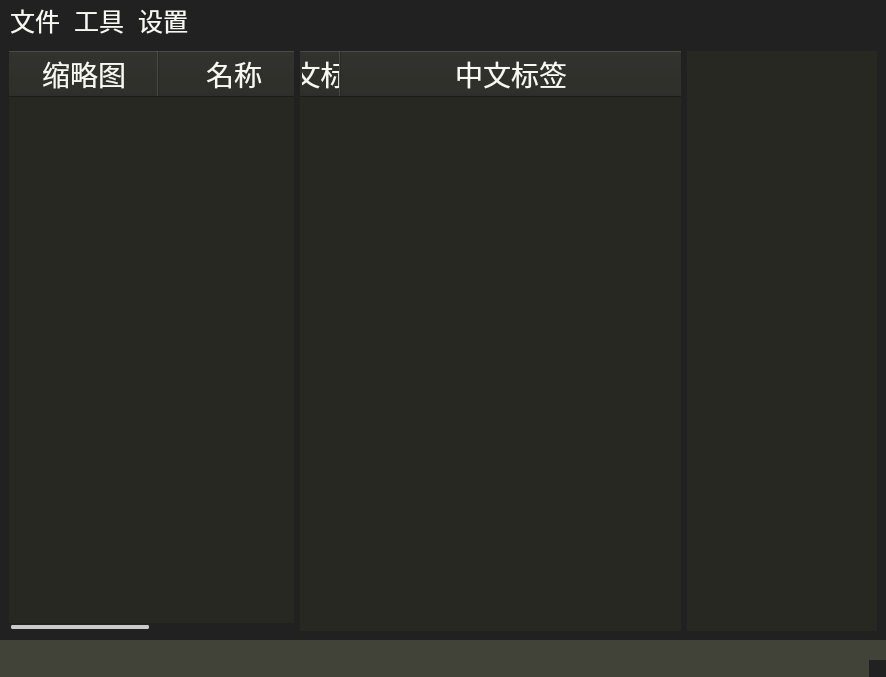
<?xml version="1.0" encoding="UTF-8"?>
<ui version="4.0">
 <class>mainWindow</class>
 <widget class="QMainWindow" name="mainWindow">
  <property name="geometry">
   <rect>
    <x>0</x>
    <y>0</y>
    <width>886</width>
    <height>677</height>
   </rect>
  </property>
  <property name="windowTitle">
   <string>标签编辑器</string>
  </property>
  <property name="styleSheet">
   <string notr="true">* {
	font-family:&quot;KaiTi&quot;;
	font-size:28px;
	color: #F8F8F2;
}

*::item:hover {
    background-color: #474844;
}
*::item:selected {
    background-color: #75715E;
}
/* 背景 */
QWidget {
    background-color: #202120;
}
/* list */
QListWidget {
	background-color: #272822;
	border: none;
}
QListWidget::item {
	padding: 5px;
}
/* table */
QTableWidget {
	background-color: #272822;
	border: none;
}
QTableWidget::item {
	
}
/* table:表头 */
QHeaderView::section {
	background-color: #272822;
}
/* 按钮 */
QPushButton {
	background-color: #75715e;
}
QPushButton:hover {
    background-color: #8d8871;
}
QPushButton:selected {
    background-color: #8d8871;
}
/* 多页Tab */
QTabBar::tab {
	background-color: #34352f;
	margin-right:1px;
	margin-left:1px;
	width:150px;
}
QTabBar::tab:selected {
	background-color: #272822;
}
QTabWidget::pane{
	border:none;
}
/* 状态条 */
QStatusBar {
	background-color: #414339;
}
/* 菜单栏 */
QMenuBar, QMenu {
	font-family:&quot;SimHei&quot;;
	font-size:25px;
	color: #F8F8F2;
}
QMenuBar::item:disabled, QMenu::item:disabled {
    color: #4c4d4b;
}
/* 滑动条 */
QScrollBar:disabled {
    background: #272822;
}
QScrollBar:vertical {
    width: 8px;
}
QScrollBar:horizontal {
    height: 8px;
}
QScrollBar::handle { 
    padding: 0;
    margin: 2px;
    border-radius: 2px;
    border: 2px solid palette(midlight);
    background: palette(midlight);
}
QScrollBar::handle:vertical {
    min-height: 20px;
    min-width: 0px;
}
QScrollBar::handle:horizontal {
    min-width: 20px;
    min-height: 0px;
}
QScrollBar::handle:hover {
    border-color: palette(light);
    background: palette(light);
}
QScrollBar::handle:pressed {
    background: palette(highlight);
    border-color: palette(highlight);
}
QScrollBar::add-line , QScrollBar::sub-line {
    height: 0px;
    border: 0px;
}
QScrollBar::up-arrow, QScrollBar::down-arrow {
    border: 0px;
    width: 0px;
    height: 0px;
}
QScrollBar::add-page, QScrollBar::sub-page {
    background: none;
}</string>
  </property>
  <widget class="QWidget" name="centralwidget">
   <layout class="QVBoxLayout" name="verticalLayout">
    <item>
     <layout class="QHBoxLayout" name="horizontalLayout" stretch="3,4,2">
      <item>
       <widget class="QTableWidget" name="imageTable">
        <property name="editTriggers">
         <set>QAbstractItemView::NoEditTriggers</set>
        </property>
        <property name="selectionMode">
         <enum>QAbstractItemView::SingleSelection</enum>
        </property>
        <property name="selectionBehavior">
         <enum>QAbstractItemView::SelectRows</enum>
        </property>
        <attribute name="horizontalHeaderCascadingSectionResizes">
         <bool>false</bool>
        </attribute>
        <attribute name="horizontalHeaderMinimumSectionSize">
         <number>50</number>
        </attribute>
        <attribute name="horizontalHeaderDefaultSectionSize">
         <number>150</number>
        </attribute>
        <attribute name="horizontalHeaderStretchLastSection">
         <bool>true</bool>
        </attribute>
        <attribute name="verticalHeaderVisible">
         <bool>false</bool>
        </attribute>
        <attribute name="verticalHeaderMinimumSectionSize">
         <number>150</number>
        </attribute>
        <attribute name="verticalHeaderDefaultSectionSize">
         <number>150</number>
        </attribute>
        <attribute name="verticalHeaderHighlightSections">
         <bool>false</bool>
        </attribute>
        <column>
         <property name="text">
          <string>缩略图</string>
         </property>
        </column>
        <column>
         <property name="text">
          <string>名称</string>
         </property>
        </column>
       </widget>
      </item>
      <item>
       <widget class="QTableWidget" name="tagTable">
        <property name="editTriggers">
         <set>QAbstractItemView::DoubleClicked|QAbstractItemView::EditKeyPressed</set>
        </property>
        <attribute name="horizontalHeaderCascadingSectionResizes">
         <bool>true</bool>
        </attribute>
        <attribute name="horizontalHeaderMinimumSectionSize">
         <number>10</number>
        </attribute>
        <attribute name="horizontalHeaderDefaultSectionSize">
         <number>10</number>
        </attribute>
        <attribute name="horizontalHeaderShowSortIndicator" stdset="0">
         <bool>true</bool>
        </attribute>
        <attribute name="horizontalHeaderStretchLastSection">
         <bool>true</bool>
        </attribute>
        <attribute name="verticalHeaderVisible">
         <bool>false</bool>
        </attribute>
        <attribute name="verticalHeaderHighlightSections">
         <bool>false</bool>
        </attribute>
        <column>
         <property name="text">
          <string>英文标签</string>
         </property>
        </column>
        <column>
         <property name="text">
          <string>中文标签</string>
         </property>
        </column>
       </widget>
      </item>
      <item>
       <widget class="QListWidget" name="copyList"/>
      </item>
     </layout>
    </item>
   </layout>
  </widget>
  <widget class="QMenuBar" name="menubar">
   <property name="geometry">
    <rect>
     <x>0</x>
     <y>0</y>
     <width>886</width>
     <height>31</height>
    </rect>
   </property>
   <widget class="QMenu" name="File">
    <property name="focusPolicy">
     <enum>Qt::NoFocus</enum>
    </property>
    <property name="contextMenuPolicy">
     <enum>Qt::DefaultContextMenu</enum>
    </property>
    <property name="title">
     <string>文件</string>
    </property>
    <addaction name="openFile"/>
    <addaction name="saveFile"/>
   </widget>
   <widget class="QMenu" name="Utils">
    <property name="title">
     <string>工具</string>
    </property>
    <addaction name="openFilter"/>
    <addaction name="openWorkingFlow"/>
    <addaction name="batchOperation"/>
   </widget>
   <widget class="QMenu" name="Settings">
    <property name="title">
     <string>设置</string>
    </property>
    <widget class="QMenu" name="savemode">
     <property name="title">
      <string>保存模式</string>
     </property>
     <addaction name="oriorder_front"/>
     <addaction name="oriorder_behind"/>
     <addaction name="sortorder"/>
    </widget>
    <addaction name="savemode"/>
    <addaction name="saveConfirm"/>
   </widget>
   <addaction name="File"/>
   <addaction name="Utils"/>
   <addaction name="Settings"/>
  </widget>
  <widget class="QStatusBar" name="statusbar"/>
  <action name="openFile">
   <property name="checkable">
    <bool>false</bool>
   </property>
   <property name="text">
    <string>打开文件夹</string>
   </property>
  </action>
  <action name="saveFile">
   <property name="enabled">
    <bool>false</bool>
   </property>
   <property name="text">
    <string>保存</string>
   </property>
  </action>
  <action name="keepOrder">
   <property name="checkable">
    <bool>true</bool>
   </property>
   <property name="checked">
    <bool>true</bool>
   </property>
   <property name="text">
    <string>保持原始顺序</string>
   </property>
  </action>
  <action name="sortOrder">
   <property name="checkable">
    <bool>true</bool>
   </property>
   <property name="text">
    <string>按照字母排序</string>
   </property>
  </action>
  <action name="action_2">
   <property name="checkable">
    <bool>true</bool>
   </property>
   <property name="checked">
    <bool>true</bool>
   </property>
   <property name="text">
    <string>切换图片保存确认</string>
   </property>
  </action>
  <action name="tagBlacklist">
   <property name="enabled">
    <bool>false</bool>
   </property>
   <property name="text">
    <string>黑名单</string>
   </property>
  </action>
  <action name="imageBlacklist">
   <property name="enabled">
    <bool>false</bool>
   </property>
   <property name="text">
    <string>黑名单</string>
   </property>
  </action>
  <action name="tagWhitelist">
   <property name="enabled">
    <bool>false</bool>
   </property>
   <property name="text">
    <string>白名单</string>
   </property>
  </action>
  <action name="imageWhitelist">
   <property name="enabled">
    <bool>false</bool>
   </property>
   <property name="text">
    <string>白名单</string>
   </property>
  </action>
  <action name="openFilter">
   <property name="enabled">
    <bool>false</bool>
   </property>
   <property name="text">
    <string>过滤器    Ctrl+F</string>
   </property>
  </action>
  <action name="imageFilter">
   <property name="text">
    <string>图片过滤</string>
   </property>
  </action>
  <action name="clearFilter">
   <property name="enabled">
    <bool>false</bool>
   </property>
   <property name="text">
    <string>清空过滤器</string>
   </property>
  </action>
  <action name="openWorkingFlow">
   <property name="enabled">
    <bool>false</bool>
   </property>
   <property name="text">
    <string>工作流    Ctrl+W</string>
   </property>
  </action>
  <action name="saveConfirm">
   <property name="checkable">
    <bool>true</bool>
   </property>
   <property name="checked">
    <bool>true</bool>
   </property>
   <property name="text">
    <string>询问是否保存</string>
   </property>
  </action>
  <action name="showImg">
   <property name="checkable">
    <bool>true</bool>
   </property>
   <property name="text">
    <string>显示缩略图</string>
   </property>
  </action>
  <action name="oriorder_front">
   <property name="checkable">
    <bool>true</bool>
   </property>
   <property name="checked">
    <bool>true</bool>
   </property>
   <property name="text">
    <string>原始顺序(前插)</string>
   </property>
  </action>
  <action name="oriorder_behind">
   <property name="checkable">
    <bool>true</bool>
   </property>
   <property name="text">
    <string>原始顺序(后插)</string>
   </property>
  </action>
  <action name="sortorder">
   <property name="checkable">
    <bool>true</bool>
   </property>
   <property name="text">
    <string>按照字母排序</string>
   </property>
  </action>
  <action name="batchOperation">
   <property name="enabled">
    <bool>false</bool>
   </property>
   <property name="text">
    <string>批量增删  Ctrl+B</string>
   </property>
  </action>
 </widget>
 <resources/>
 <connections/>
</ui>
